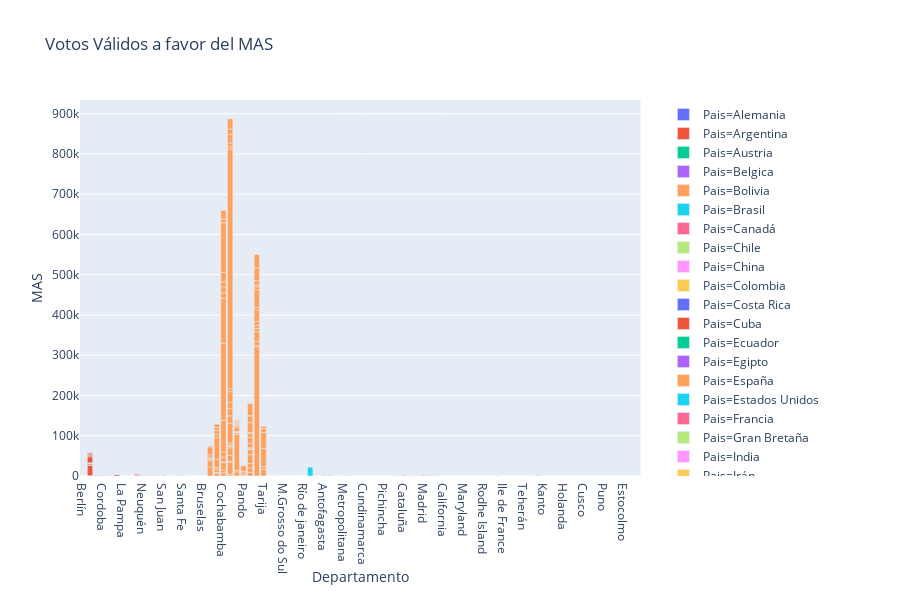

Notebook code for this chart:
### Markdown cell above
## Votos válidos a favor del MAS

### Code cell
configure_plotly_browser_state()
fig = px.bar(df_actas_inscritos, x="Departamento", y="MAS",  title="Votos Válidos a favor del MAS", color= "Pais")
fig.show()

### Figure 1 — Plotly figure (JSON) as saved in the notebook; plotly's stock layout.template omitted (floating-point values rounded to 4 significant figures)
{"data": [{"textposition": "auto", "hovertemplate": "Pais=Alemania<br>Departamento=%{x}<br>MAS=%{y}", "showlegend": true, "legendgroup": "Pais=Alemania", "name": "Pais=Alemania", "yaxis": "y", "y": [42], "hoverlabel": {"namelength": 0}, "offsetgroup": "Pais=Alemania", "xaxis": "x", "marker": {"color": "#636efa"}, "x": ["Berlín"], "alignmentgroup": "True", "type": "bar", "orientation": "v"}, {"textposition": "auto", "hovertemplate": "Pais=Argentina<br>Departamento=%{x}<br>MAS=%{y}", "showlegend": true, "legendgroup": "Pais=Argentina", "name": "Pais=Argentina", "yaxis": "y", "y": [1085, 25383, 193, 1201, 3171, 440, 976, 266, 15177, 3283, 3767, 1697, 805, 1448, 976, 1151, 1763, 227, 187, 132, 318, 3583, 278, 202, 305, 77, 291, 1797, 1598, 1886, 903, 301, 526, 571, 1103, 202, 864, 357, 256, 180, 648, 582, 268], "hoverlabel": {"namelength": 0}, "offsetgroup": "Pais=Argentina", "xaxis": "x", "marker": {"color": "#EF553B"}, "x": ["Buenos Aires", "Buenos Aires", "Buenos Aires", "Buenos Aires", "Buenos Aires", "Buenos Aires", "Buenos Aires", "Buenos Aires", "Buenos Aires", "Buenos Aires", "Buenos Aires", "Buenos Aires", "Buenos Aires", "Buenos Aires", "Chubut", "Chubut", "Cordoba", "Cordoba", "Cordoba", "Cordoba", "Corrientes", "Jujuy", "Jujuy", "Jujuy", "Jujuy", "La Pampa", "La Rioja", "Mendoza", "Mendoza", "Mendoza", "Mendoza", "Mendoza", "Neuquén", "Rio Negro", "Salta", "Salta", "Salta", "San Juan", "San Luis", "Santa Cruz - Argentina", "Santa Cruz - Argentina", "Santa Fe", "Tucumán"], "alignmentgroup": "True", "type": "bar", "orientation": "v"}, {"textposition": "auto", "hovertemplate": "Pais=Austria<br>Departamento=%{x}<br>MAS=%{y}", "showlegend": true, "legendgroup": "Pais=Austria", "name": "Pais=Austria", "yaxis": "y", "y": [20], "hoverlabel": {"namelength": 0}, "offsetgroup": "Pais=Austria", "xaxis": "x", "marker": {"color": "#00cc96"}, "x": ["Viena"], "alignmentgroup": "True", "type": "bar", "orientation": "v"}, {"textposition": "auto", "hovertemplate": "Pais=Belgica<br>Departamento=%{x}<br>MAS=%{y}", "showlegend": true, "legendgroup": "Pais=Belgica", "name": "Pais=Belgica", "yaxis": "y", "y": [33], "hoverlabel": {"namelength": 0}, "offsetgroup": "Pais=Belgica", "xaxis": "x", "marker": {"color": "#ab63fa"}, "x": ["Bruselas"], "alignmentgroup": "True", "type": "bar", "orientation": "v"}, {"textposition": "auto", "hovertemplate": "Pais=Bolivia<br>Departamento=%{x}<br>MAS=%{y}", "showlegend": true, "legendgroup": "Pais=Bolivia", "name": "Pais=Bolivia", "yaxis": "y", "y": [22460, 15446, 3757, 1854, 3440, 5695, 19390, 2666, 6024, 3006, 7464, 4894, 19473, 56270, 6216, 9733, 7120, 8457, 8121, 6934, 18095, 2546, 11244, 12660, 78634, 191710, 110925, 14396, 14497, 12623, 23446, 123199, 8860, 21298, 3667, 30324, 3129, 14198, 18691, 4540, 1769, 5665, 49032, 18398, 18085, 15658, 26203, 7487, 594513, 5798, 9778, 21552, 13288, 25496, 10244, 3536, 89304, 4280, 839, 232, 1950, 9170, 4652, 1317, 2897, 1970, 1957, 2743, 2360, 1738, 893, 1494, 5020, 3809, 14411, 9121, 10681, 11719, 21298, 12982, 1509, 485, 2628, 10614, 14594, 9372, 2864, 24638, 16704, 1342, 29323, 320493, 3009, 10720, 23861, 8136, 7202, 10583, 28638, 6458, 43660, 7057, 4139, 10747, 31742, 33753, 17107, 6323, 45221, 39715, 10012, 5337], "hoverlabel": {"namelength": 0}, "offsetgroup": "Pais=Bolivia", "xaxis": "x", "marker": {"color": "#FFA15A"}, "x": ["Beni", "Beni", "Beni", "Beni", "Beni", "Beni", "Beni", "Beni", "Chuquisaca", "Chuquisaca", "Chuquisaca", "Chuquisaca", "Chuquisaca", "Chuquisaca", "Chuquisaca", "Chuquisaca", "Chuquisaca", "Chuquisaca", "Cochabamba", "Cochabamba", "Cochabamba", "Cochabamba", "Cochabamba", "Cochabamba", "Cochabamba", "Cochabamba", "Cochabamba", "Cochabamba", "Cochabamba", "Cochabamba", "Cochabamba", "Cochabamba", "Cochabamba", "Cochabamba", "La Paz", "La Paz", "La Paz", "La Paz", "La Paz", "La Paz", "La Paz", "La Paz", "La Paz", "La Paz", "La Paz", "La Paz", "La Paz", "La Paz", "La Paz", "La Paz", "La Paz", "La Paz", "La Paz", "La Paz", "Oruro", "Oruro", "Oruro", "Oruro", "Oruro", "Oruro", "Oruro", "Oruro", "Oruro", "Oruro", "Oruro", "Oruro", "Oruro", "Oruro", "Oruro", "Oruro", "Pando", "Pando", "Pando", "Pando", "Pando", "Potosí", "Potosí", "Potosí", "Potosí", "Potosí", "Potosí", "Potosí", "Potosí", "Potosí", "Potosí", "Potosí", "Potosí", "Potosí", "Potosí", "Potosí", "Potosí", "Santa Cruz", "Santa Cruz", "Santa Cruz", "Santa Cruz", "Santa Cruz", "Santa Cruz", "Santa Cruz", "Santa Cruz", "Santa Cruz", "Santa Cruz", "Santa Cruz", "Santa Cruz", "Santa Cruz", "Santa Cruz", "Santa Cruz", "Tarija", "Tarija", "Tarija", "Tarija", "Tarija", "Tarija"], "alignmentgroup": "True", "type": "bar", "orientation": "v"}, {"textposition": "auto", "hovertemplate": "Pais=Brasil<br>Departamento=%{x}<br>MAS=%{y}", "showlegend": true, "legendgroup": "Pais=Brasil", "name": "Pais=Brasil", "yaxis": "y", "y": [13, 31, 48, 40, 251, 49, 21783], "hoverlabel": {"namelength": 0}, "offsetgroup": "Pais=Brasil", "xaxis": "x", "marker": {"color": "#19d3f3"}, "x": ["Acre", "Distr. Federal", "M.Grosso do Sul", "Mato Grosso", "Rondonia", "Río de janeiro", "Sao Paulo"], "alignmentgroup": "True", "type": "bar", "orientation": "v"}, {"textposition": "auto", "hovertemplate": "Pais=Canadá<br>Departamento=%{x}<br>MAS=%{y}", "showlegend": true, "legendgroup": "Pais=Canadá", "name": "Pais=Canadá", "yaxis": "y", "y": [14], "hoverlabel": {"namelength": 0}, "offsetgroup": "Pais=Canadá", "xaxis": "x", "marker": {"color": "#FF6692"}, "x": ["Ontario"], "alignmentgroup": "True", "type": "bar", "orientation": "v"}, {"textposition": "auto", "hovertemplate": "Pais=Chile<br>Departamento=%{x}<br>MAS=%{y}", "showlegend": true, "legendgroup": "Pais=Chile", "name": "Pais=Chile", "yaxis": "y", "y": [1167, 2004, 1614, 449, 682, 1422], "hoverlabel": {"namelength": 0}, "offsetgroup": "Pais=Chile", "xaxis": "x", "marker": {"color": "#B6E880"}, "x": ["Antofagasta", "Antofagasta", "Arica", "Atacama", "Metropolitana", "Tarapaca"], "alignmentgroup": "True", "type": "bar", "orientation": "v"}, {"textposition": "auto", "hovertemplate": "Pais=China<br>Departamento=%{x}<br>MAS=%{y}", "showlegend": true, "legendgroup": "Pais=China", "name": "Pais=China", "yaxis": "y", "y": [12], "hoverlabel": {"namelength": 0}, "offsetgroup": "Pais=China", "xaxis": "x", "marker": {"color": "#FF97FF"}, "x": ["Beijing"], "alignmentgroup": "True", "type": "bar", "orientation": "v"}, {"textposition": "auto", "hovertemplate": "Pais=Colombia<br>Departamento=%{x}<br>MAS=%{y}", "showlegend": true, "legendgroup": "Pais=Colombia", "name": "Pais=Colombia", "yaxis": "y", "y": [23], "hoverlabel": {"namelength": 0}, "offsetgroup": "Pais=Colombia", "xaxis": "x", "marker": {"color": "#FECB52"}, "x": ["Cundinamarca"], "alignmentgroup": "True", "type": "bar", "orientation": "v"}, {"textposition": "auto", "hovertemplate": "Pais=Costa Rica<br>Departamento=%{x}<br>MAS=%{y}", "showlegend": true, "legendgroup": "Pais=Costa Rica", "name": "Pais=Costa Rica", "yaxis": "y", "y": [11], "hoverlabel": {"namelength": 0}, "offsetgroup": "Pais=Costa Rica", "xaxis": "x", "marker": {"color": "#636efa"}, "x": ["San José"], "alignmentgroup": "True", "type": "bar", "orientation": "v"}, {"textposition": "auto", "hovertemplate": "Pais=Cuba<br>Departamento=%{x}<br>MAS=%{y}", "showlegend": true, "legendgroup": "Pais=Cuba", "name": "Pais=Cuba", "yaxis": "y", "y": [204], "hoverlabel": {"namelength": 0}, "offsetgroup": "Pais=Cuba", "xaxis": "x", "marker": {"color": "#EF553B"}, "x": ["La Habana"], "alignmentgroup": "True", "type": "bar", "orientation": "v"}, {"textposition": "auto", "hovertemplate": "Pais=Ecuador<br>Departamento=%{x}<br>MAS=%{y}", "showlegend": true, "legendgroup": "Pais=Ecuador", "name": "Pais=Ecuador", "yaxis": "y", "y": [46], "hoverlabel": {"namelength": 0}, "offsetgroup": "Pais=Ecuador", "xaxis": "x", "marker": {"color": "#00cc96"}, "x": ["Pichincha"], "alignmentgroup": "True", "type": "bar", "orientation": "v"}, {"textposition": "auto", "hovertemplate": "Pais=Egipto<br>Departamento=%{x}<br>MAS=%{y}", "showlegend": true, "legendgroup": "Pais=Egipto", "name": "Pais=Egipto", "yaxis": "y", "y": [6], "hoverlabel": {"namelength": 0}, "offsetgroup": "Pais=Egipto", "xaxis": "x", "marker": {"color": "#ab63fa"}, "x": ["El Cairo"], "alignmentgroup": "True", "type": "bar", "orientation": "v"}, {"textposition": "auto", "hovertemplate": "Pais=España<br>Departamento=%{x}<br>MAS=%{y}", "showlegend": true, "legendgroup": "Pais=España", "name": "Pais=España", "yaxis": "y", "y": [353, 55, 248, 2035, 595, 420, 1840, 1183, 627], "hoverlabel": {"namelength": 0}, "offsetgroup": "Pais=España", "xaxis": "x", "marker": {"color": "#FFA15A"}, "x": ["Andalucia", "Andalucia", "Andalucia", "Cataluña", "Euskadi", "Islas Baleares", "Madrid", "Murcia", "Valencia"], "alignmentgroup": "True", "type": "bar", "orientation": "v"}, {"textposition": "auto", "hovertemplate": "Pais=Estados Unidos<br>Departamento=%{x}<br>MAS=%{y}", "showlegend": true, "legendgroup": "Pais=Estados Unidos", "name": "Pais=Estados Unidos", "yaxis": "y", "y": [32, 34, 15, 135, 41, 61, 15, 19, 572, 235], "hoverlabel": {"namelength": 0}, "offsetgroup": "Pais=Estados Unidos", "xaxis": "x", "marker": {"color": "#19d3f3"}, "x": ["California", "Dist. Columbia", "Florida", "Maryland", "New Jersey", "New York", "Rodhe Island", "Texas", "Virginia", "Virginia"], "alignmentgroup": "True", "type": "bar", "orientation": "v"}, {"textposition": "auto", "hovertemplate": "Pais=Francia<br>Departamento=%{x}<br>MAS=%{y}", "showlegend": true, "legendgroup": "Pais=Francia", "name": "Pais=Francia", "yaxis": "y", "y": [114], "hoverlabel": {"namelength": 0}, "offsetgroup": "Pais=Francia", "xaxis": "x", "marker": {"color": "#FF6692"}, "x": ["Ile de France"], "alignmentgroup": "True", "type": "bar", "orientation": "v"}, {"textposition": "auto", "hovertemplate": "Pais=Gran Bretaña<br>Departamento=%{x}<br>MAS=%{y}", "showlegend": true, "legendgroup": "Pais=Gran Bretaña", "name": "Pais=Gran Bretaña", "yaxis": "y", "y": [187], "hoverlabel": {"namelength": 0}, "offsetgroup": "Pais=Gran Bretaña", "xaxis": "x", "marker": {"color": "#B6E880"}, "x": ["Inglaterra"], "alignmentgroup": "True", "type": "bar", "orientation": "v"}, {"textposition": "auto", "hovertemplate": "Pais=India<br>Departamento=%{x}<br>MAS=%{y}", "showlegend": true, "legendgroup": "Pais=India", "name": "Pais=India", "yaxis": "y", "y": [5], "hoverlabel": {"namelength": 0}, "offsetgroup": "Pais=India", "xaxis": "x", "marker": {"color": "#FF97FF"}, "x": ["Delhi"], "alignmentgroup": "True", "type": "bar", "orientation": "v"}, {"textposition": "auto", "hovertemplate": "Pais=Irán<br>Departamento=%{x}<br>MAS=%{y}", "showlegend": true, "legendgroup": "Pais=Irán", "name": "Pais=Irán", "yaxis": "y", "y": [7], "hoverlabel": {"namelength": 0}, "offsetgroup": "Pais=Irán", "xaxis": "x", "marker": {"color": "#FECB52"}, "x": ["Teherán"], "alignmentgroup": "True", "type": "bar", "orientation": "v"}, {"textposition": "auto", "hovertemplate": "Pais=Italia<br>Departamento=%{x}<br>MAS=%{y}", "showlegend": true, "legendgroup": "Pais=Italia", "name": "Pais=Italia", "yaxis": "y", "y": [85, 279, 226], "hoverlabel": {"namelength": 0}, "offsetgroup": "Pais=Italia", "xaxis": "x", "marker": {"color": "#636efa"}, "x": ["Lazio", "Lombardía", "Lombardía"], "alignmentgroup": "True", "type": "bar", "orientation": "v"}, {"textposition": "auto", "hovertemplate": "Pais=Japón<br>Departamento=%{x}<br>MAS=%{y}", "showlegend": true, "legendgroup": "Pais=Japón", "name": "Pais=Japón", "yaxis": "y", "y": [16], "hoverlabel": {"namelength": 0}, "offsetgroup": "Pais=Japón", "xaxis": "x", "marker": {"color": "#EF553B"}, "x": ["Kanto"], "alignmentgroup": "True", "type": "bar", "orientation": "v"}, {"textposition": "auto", "hovertemplate": "Pais=México<br>Departamento=%{x}<br>MAS=%{y}", "showlegend": true, "legendgroup": "Pais=México", "name": "Pais=México", "yaxis": "y", "y": [31], "hoverlabel": {"namelength": 0}, "offsetgroup": "Pais=México", "xaxis": "x", "marker": {"color": "#00cc96"}, "x": ["México D.F."], "alignmentgroup": "True", "type": "bar", "orientation": "v"}, {"textposition": "auto", "hovertemplate": "Pais=Nicaragua<br>Departamento=%{x}<br>MAS=%{y}", "showlegend": true, "legendgroup": "Pais=Nicaragua", "name": "Pais=Nicaragua", "yaxis": "y", "y": [11], "hoverlabel": {"namelength": 0}, "offsetgroup": "Pais=Nicaragua", "xaxis": "x", "marker": {"color": "#ab63fa"}, "x": ["Managua"], "alignmentgroup": "True", "type": "bar", "orientation": "v"}, {"textposition": "auto", "hovertemplate": "Pais=Paises Bajos<br>Departamento=%{x}<br>MAS=%{y}", "showlegend": true, "legendgroup": "Pais=Paises Bajos", "name": "Pais=Paises Bajos", "yaxis": "y", "y": [18], "hoverlabel": {"namelength": 0}, "offsetgroup": "Pais=Paises Bajos", "xaxis": "x", "marker": {"color": "#FFA15A"}, "x": ["Holanda"], "alignmentgroup": "True", "type": "bar", "orientation": "v"}, {"textposition": "auto", "hovertemplate": "Pais=Panamá<br>Departamento=%{x}<br>MAS=%{y}", "showlegend": true, "legendgroup": "Pais=Panamá", "name": "Pais=Panamá", "yaxis": "y", "y": [12], "hoverlabel": {"namelength": 0}, "offsetgroup": "Pais=Panamá", "xaxis": "x", "marker": {"color": "#19d3f3"}, "x": ["Panamá"], "alignmentgroup": "True", "type": "bar", "orientation": "v"}, {"textposition": "auto", "hovertemplate": "Pais=Paraguay<br>Departamento=%{x}<br>MAS=%{y}", "showlegend": true, "legendgroup": "Pais=Paraguay", "name": "Pais=Paraguay", "yaxis": "y", "y": [138], "hoverlabel": {"namelength": 0}, "offsetgroup": "Pais=Paraguay", "xaxis": "x", "marker": {"color": "#FF6692"}, "x": ["Dist. Capital"], "alignmentgroup": "True", "type": "bar", "orientation": "v"}, {"textposition": "auto", "hovertemplate": "Pais=Perú<br>Departamento=%{x}<br>MAS=%{y}", "showlegend": true, "legendgroup": "Pais=Perú", "name": "Pais=Perú", "yaxis": "y", "y": [18, 73, 20, 64, 100], "hoverlabel": {"namelength": 0}, "offsetgroup": "Pais=Perú", "xaxis": "x", "marker": {"color": "#B6E880"}, "x": ["Cusco", "Lima", "Moquegua", "Puno", "Tacna"], "alignmentgroup": "True", "type": "bar", "orientation": "v"}, {"textposition": "auto", "hovertemplate": "Pais=República de Corea del Sur<br>Departamento=%{x}<br>MAS=%{y}", "showlegend": true, "legendgroup": "Pais=República de Corea del Sur", "name": "Pais=República de Corea del Sur", "yaxis": "y", "y": [4], "hoverlabel": {"namelength": 0}, "offsetgroup": "Pais=República de Corea del Sur", "xaxis": "x", "marker": {"color": "#FF97FF"}, "x": ["Seúl"], "alignmentgroup": "True", "type": "bar", "orientation": "v"}, {"textposition": "auto", "hovertemplate": "Pais=Rusia<br>Departamento=%{x}<br>MAS=%{y}", "showlegend": true, "legendgroup": "Pais=Rusia", "name": "Pais=Rusia", "yaxis": "y", "y": [29], "hoverlabel": {"namelength": 0}, "offsetgroup": "Pais=Rusia", "xaxis": "x", "marker": {"color": "#FECB52"}, "x": ["Distr. Federal"], "alignmentgroup": "True", "type": "bar", "orientation": "v"}, {"textposition": "auto", "hovertemplate": "Pais=Suecia<br>Departamento=%{x}<br>MAS=%{y}", "showlegend": true, "legendgroup": "Pais=Suecia", "name": "Pais=Suecia", "yaxis": "y", "y": [96], "hoverlabel": {"namelength": 0}, "offsetgroup": "Pais=Suecia", "xaxis": "x", "marker": {"color": "#636efa"}, "x": ["Estocolmo"], "alignmentgroup": "True", "type": "bar", "orientation": "v"}, {"textposition": "auto", "hovertemplate": "Pais=Suiza<br>Departamento=%{x}<br>MAS=%{y}", "showlegend": true, "legendgroup": "Pais=Suiza", "name": "Pais=Suiza", "yaxis": "y", "y": [97], "hoverlabel": {"namelength": 0}, "offsetgroup": "Pais=Suiza", "xaxis": "x", "marker": {"color": "#EF553B"}, "x": ["Ginebra"], "alignmentgroup": "True", "type": "bar", "orientation": "v"}, {"textposition": "auto", "hovertemplate": "Pais=Uruguay<br>Departamento=%{x}<br>MAS=%{y}", "showlegend": true, "legendgroup": "Pais=Uruguay", "name": "Pais=Uruguay", "yaxis": "y", "y": [48], "hoverlabel": {"namelength": 0}, "offsetgroup": "Pais=Uruguay", "xaxis": "x", "marker": {"color": "#00cc96"}, "x": ["Montevideo"], "alignmentgroup": "True", "type": "bar", "orientation": "v"}, {"textposition": "auto", "hovertemplate": "Pais=Venezuela<br>Departamento=%{x}<br>MAS=%{y}", "showlegend": true, "legendgroup": "Pais=Venezuela", "name": "Pais=Venezuela", "yaxis": "y", "y": [66], "hoverlabel": {"namelength": 0}, "offsetgroup": "Pais=Venezuela", "xaxis": "x", "marker": {"color": "#ab63fa"}, "x": ["Distr. Federal"], "alignmentgroup": "True", "type": "bar", "orientation": "v"}], "layout": {"title": {"text": "Votos Válidos a favor del MAS"}, "yaxis": {"domain": [0, 1], "anchor": "x", "title": {"text": "MAS"}}, "height": 600, "barmode": "relative", "xaxis": {"domain": [0, 0.98], "anchor": "y", "title": {"text": "Departamento"}}, "legend": {"tracegroupgap": 0}}}
